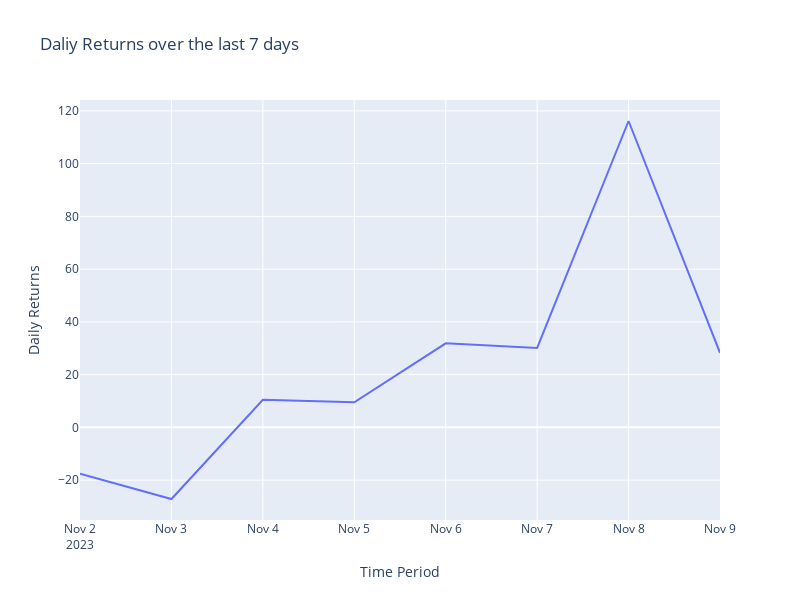

Notebook cell for this chart:
### Code cell
fig_freq = px.line(data_frame=df_date,
            x=df_date.index,
            y="DAILY_RETURN",
            title="Daliy Returns over the last 7 days"
            )
# Set axis labels
fig_freq.update_layout(xaxis_title="Time Period", yaxis_title="Daily Returns",height=600, width=800)

### Figure 1 — Plotly figure (JSON) as saved in the notebook; plotly's stock layout.template omitted (floating-point values rounded to 4 significant figures)
{"data": [{"hovertemplate": "ACTIVITY_DATE=%{x}<br>DAILY_RETURN=%{y}<extra></extra>", "legendgroup": "", "line": {"color": "#636efa", "dash": "solid"}, "marker": {"symbol": "circle"}, "mode": "lines", "name": "", "orientation": "v", "showlegend": false, "type": "scatter", "x": ["2023-11-02T00:00:00", "2023-11-03T00:00:00", "2023-11-04T00:00:00", "2023-11-05T00:00:00", "2023-11-06T00:00:00", "2023-11-07T00:00:00", "2023-11-08T00:00:00", "2023-11-09T00:00:00"], "xaxis": "x", "y": [-17.56, -27.16, 10.48, 9.535, 31.86, 30.1, 116.2, 28.28], "yaxis": "y"}], "layout": {"height": 600, "legend": {"tracegroupgap": 0}, "title": {"text": "Daliy Returns over the last 7 days"}, "width": 800, "xaxis": {"anchor": "y", "autorange": true, "domain": [0, 1], "range": ["2023-11-02", "2023-11-09"], "title": {"text": "Time Period"}, "type": "date"}, "yaxis": {"anchor": "x", "autorange": true, "domain": [0, 1], "range": [-35.12, 124.1], "title": {"text": "Daily Returns"}, "type": "linear"}}}
